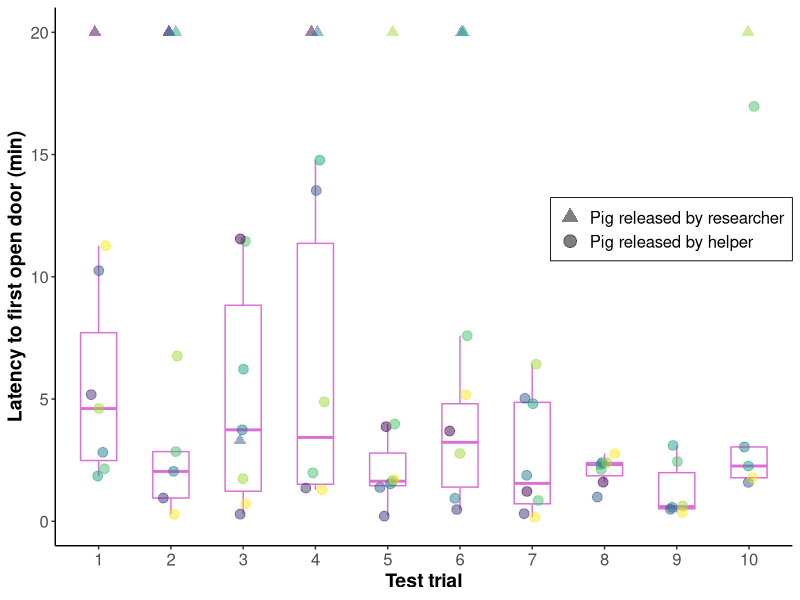

Generate this figure with R:
## ---- chunk 1
library(tidyverse)     # tidy universe
library(viridis)       # viridis colours
## ---- chunk 2
my_theme = theme_classic() +
  theme(axis.title = element_text(face = "bold", size = 14),
        axis.text  = element_text(size = 12, angle = 0, vjust = 0.5),
        plot.title = element_text(face = "bold", size = 14),
        panel.grid.major = element_blank(),
        panel.grid.minor = element_blank())
## ---- chunk 3
set.seed(1989)
## ---- chunk 4
dat <- read_csv("../data/Fig-S6-latency-trials.csv")
## ---- chunk 5
dat <- dat %>% 
  mutate_at(vars(trapped.order), ~as.factor(.))
## ---- chunk 6
dat %>% 
  filter( helper == "Pig") %>% 
  group_by(trapped.order)%>%
  rstatix::get_summary_stats(c(lat.helped.min), 
                             show = c("mean", "sd", 
                                      "min", "max", 
                                      "median", "iqr")) %>% 
  ungroup()
## ---- chunk 7
plot <- dat %>%
  ggplot() +
  geom_boxplot(data = subset(dat, helper == "Pig"),
               aes(x = trapped.order, 
                   y = lat.helped.min),
               outlier.shape = NA, width = 0.5, col = "orchid", 
               show.legend = FALSE) +
  geom_point(aes(x     = trapped.order, 
                 y     = lat.helped.min,
                 col   = id.group,
                 shape = helper),
             position = position_jitterdodge(jitter.width  = 0.15,
                                             jitter.height = 0.0,
                                             dodge.width   = 0.2),
             size = 3, alpha = 0.5) +
  scale_shape_manual(values = c(17, 19),
                     labels = c("Pig released by researcher", 
                                "Pig released by helper")) +
  scale_color_manual(values = viridis(n=8),
                     guide="none") +
  scale_y_continuous(lim = c(0, 20.01), breaks = seq(0, 20, 5)) +
  labs(x = "Test trial",
       y = "Latency to first open door (min)") +
  my_theme +
  guides(shape = guide_legend(override.aes = list(size  = 4,
                                                  shape = c(17, 19)))) +
  theme(legend.justification = c(1,0.6),
        legend.position = c(1,0.6),
        legend.background = element_rect(fill = NA,
                                         colour ="black",
                                         size=0.3,
                                         linetype="solid"),
        legend.title = element_blank(),
        legend.text = element_text(size=12))
## ---- chunk 8
plot
## ---- chunk 9
citation()
version$version.string
## ---- chunk 10
citation("tidyverse")
citation("viridis")
## ---- chunk 11
sessionInfo()
